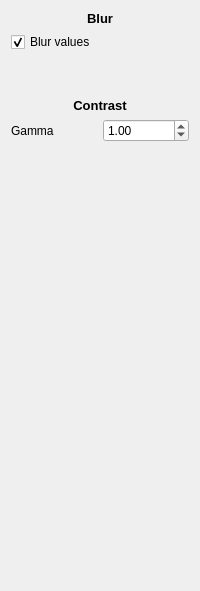
             <widget class="QWidget" name="page_2">
              <layout class="QGridLayout" name="gridLayout">
               <item row="10" column="0" colspan="2">
                <spacer name="verticalSpacer_2">
                 <property name="orientation">
                  <enum>Qt::Vertical</enum>
                 </property>
                 <property name="sizeHint" stdset="0">
                  <size>
                   <width>20</width>
                   <height>398</height>
                  </size>
                 </property>
                </spacer>
               </item>
               <item row="8" column="0">
                <spacer name="verticalSpacer_22">
                 <property name="orientation">
                  <enum>Qt::Vertical</enum>
                 </property>
                 <property name="sizeHint" stdset="0">
                  <size>
                   <width>20</width>
                   <height>40</height>
                  </size>
                 </property>
                </spacer>
               </item>
               <item row="2" column="0" colspan="2">
                <spacer name="verticalSpacer_17">
                 <property name="orientation">
                  <enum>Qt::Vertical</enum>
                 </property>
                 <property name="sizeHint" stdset="0">
                  <size>
                   <width>20</width>
                   <height>40</height>
                  </size>
                 </property>
                </spacer>
               </item>
               <item row="7" column="0" colspan="2">
                <layout class="QGridLayout" name="gridLayout_29">
                 <item row="1" column="0">
                  <widget class="QLabel" name="label_2">
                   <property name="text">
                    <string>Gamma </string>
                   </property>
                  </widget>
                 </item>
                 <item row="1" column="1">
                  <widget class="QDoubleSpinBox" name="doubleSpinBox_gamma">
                   <property name="maximum">
                    <double>3.000000000000000</double>
                   </property>
                   <property name="singleStep">
                    <double>0.100000000000000</double>
                   </property>
                   <property name="value">
                    <double>1.000000000000000</double>
                   </property>
                  </widget>
                 </item>
                </layout>
               </item>
               <item row="1" column="0" colspan="2">
                <widget class="QCheckBox" name="checkBox_blur_images">
                 <property name="text">
                  <string>Blur values </string>
                 </property>
                 <property name="checked">
                  <bool>true</bool>
                 </property>
                </widget>
               </item>
               <item row="0" column="0" colspan="2">
                <widget class="QLabel" name="label_42">
                 <property name="font">
                  <font>
                   <pointsize>10</pointsize>
                   <weight>75</weight>
                   <bold>true</bold>
                  </font>
                 </property>
                 <property name="text">
                  <string>Blur</string>
                 </property>
                 <property name="alignment">
                  <set>Qt::AlignCenter</set>
                 </property>
                </widget>
               </item>
               <item row="3" column="0" colspan="2">
                <widget class="QLabel" name="label_43">
                 <property name="font">
                  <font>
                   <pointsize>10</pointsize>
                   <weight>75</weight>
                   <bold>true</bold>
                  </font>
                 </property>
                 <property name="text">
                  <string>Contrast</string>
                 </property>
                 <property name="alignment">
                  <set>Qt::AlignCenter</set>
                 </property>
                </widget>
               </item>
              </layout>
             </widget>
